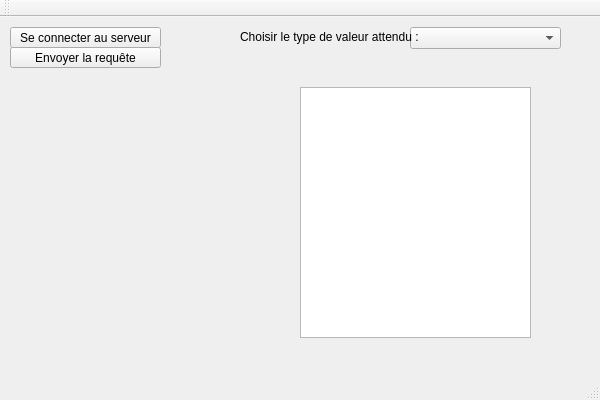
<?xml version="1.0" encoding="UTF-8"?>
<ui version="4.0">
 <class>ClientClass</class>
 <widget class="QMainWindow" name="ClientClass">
  <property name="geometry">
   <rect>
    <x>0</x>
    <y>0</y>
    <width>600</width>
    <height>400</height>
   </rect>
  </property>
  <property name="windowTitle">
   <string>Client</string>
  </property>
  <widget class="QWidget" name="centralWidget">
   <widget class="QPushButton" name="connectToServerButton">
    <property name="geometry">
     <rect>
      <x>10</x>
      <y>10</y>
      <width>151</width>
      <height>21</height>
     </rect>
    </property>
    <property name="text">
     <string>Se connecter au serveur</string>
    </property>
   </widget>
   <widget class="QPushButton" name="sendRequestButton">
    <property name="geometry">
     <rect>
      <x>10</x>
      <y>30</y>
      <width>151</width>
      <height>21</height>
     </rect>
    </property>
    <property name="text">
     <string>Envoyer la requête</string>
    </property>
   </widget>
   <widget class="QComboBox" name="typeOfValueCB">
    <property name="geometry">
     <rect>
      <x>410</x>
      <y>10</y>
      <width>151</width>
      <height>22</height>
     </rect>
    </property>
   </widget>
   <widget class="QLabel" name="label">
    <property name="geometry">
     <rect>
      <x>240</x>
      <y>10</y>
      <width>180</width>
      <height>19</height>
     </rect>
    </property>
    <property name="text">
     <string>Choisir le type de valeur attendu :</string>
    </property>
   </widget>
   <widget class="QPlainTextEdit" name="plainTextEdit">
    <property name="geometry">
     <rect>
      <x>300</x>
      <y>70</y>
      <width>231</width>
      <height>251</height>
     </rect>
    </property>
   </widget>
  </widget>
  <widget class="QMenuBar" name="menuBar">
   <property name="geometry">
    <rect>
     <x>0</x>
     <y>0</y>
     <width>600</width>
     <height>20</height>
    </rect>
   </property>
  </widget>
  <widget class="QToolBar" name="mainToolBar">
   <attribute name="toolBarArea">
    <enum>TopToolBarArea</enum>
   </attribute>
   <attribute name="toolBarBreak">
    <bool>false</bool>
   </attribute>
  </widget>
  <widget class="QStatusBar" name="statusBar"/>
 </widget>
 <layoutdefault spacing="6" margin="11"/>
 <resources>
  <include location="Client.qrc"/>
 </resources>
 <connections/>
</ui>
